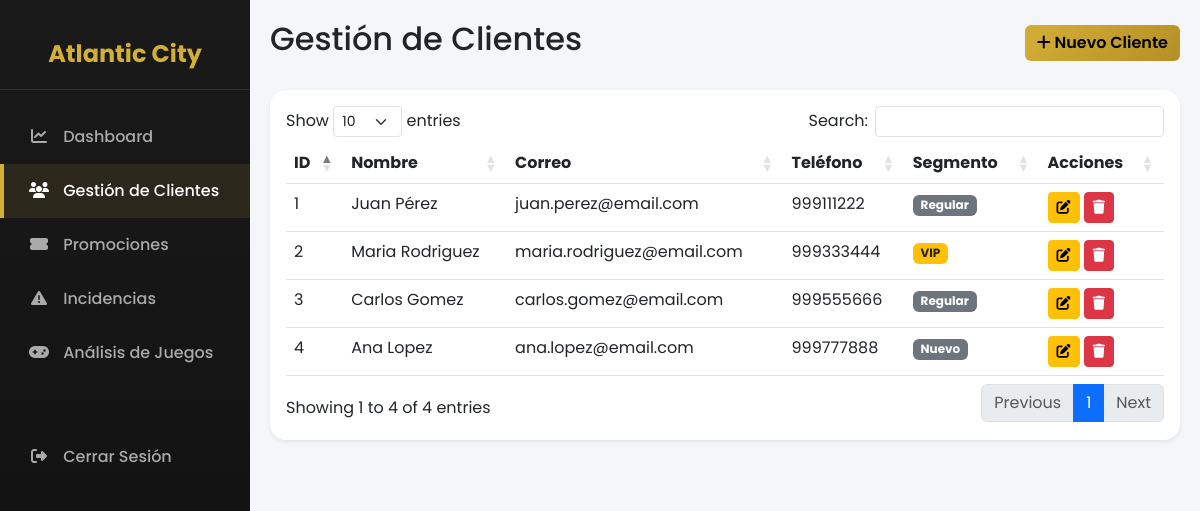
The app's page /views/clientes.php (signed in) with its own data.
### tables this page shows
CREATE TABLE Clientes (
    cliente_id INT AUTO_INCREMENT PRIMARY KEY,
    nombre VARCHAR(100) NOT NULL,
    direccion VARCHAR(255),
    correo VARCHAR(100) UNIQUE NOT NULL,
    telefono VARCHAR(20),
    preferencias TEXT,
    segmento VARCHAR(50),
    password VARCHAR(255) NOT NULL,  
    fecha_registro DATETIME DEFAULT CURRENT_TIMESTAMP
);

### views/clientes.php (the view, shortened to what this page needs)
<?php
$conn = Conexion::conectar();
$stmt = $conn->query("SELECT * FROM Clientes");
$clientes = $stmt->fetchAll(PDO::FETCH_ASSOC);
?>
<!DOCTYPE html>
<html lang="es">
<head>
    <link href="https://cdn.jsdelivr.net/npm/bootstrap@5.3.0/dist/css/bootstrap.min.css" rel="stylesheet">
    <link href="https://cdnjs.cloudflare.com/ajax/libs/font-awesome/6.4.0/css/all.min.css" rel="stylesheet">
    <link href="https://cdn.datatables.net/1.13.4/css/dataTables.bootstrap5.min.css" rel="stylesheet">
    <link href="https://cdn.jsdelivr.net/npm/sweetalert2@11/dist/sweetalert2.min.css" rel="stylesheet">
</head>
<body>
    <div class="sidebar">
        <div class="sidebar-header">
            <h3>Atlantic City</h3>
        </div>
        <ul class="sidebar-menu">
            <li><a href="admin_dashboard.php"><i class="fas fa-chart-line"></i> Dashboard</a></li>
            <li><a href="clientes.php" class="active"><i class="fas fa-users"></i> Gestión de Clientes</a></li>
            <li><a href="#"><i class="fas fa-ticket-alt"></i> Promociones</a></li>
            <li><a href="#"><i class="fas fa-exclamation-triangle"></i> Incidencias</a></li>
            <li><a href="#"><i class="fas fa-gamepad"></i> Análisis de Juegos</a></li>
            <li style="margin-top: 50px;"><a href="../auth/logout.php"><i class="fas fa-sign-out-alt"></i> Cerrar Sesión</a></li>
        </ul>
    </div>
    <div class="main-content">
        <div class="d-flex justify-content-between align-items-center mb-4">
            <h2>Gestión de Clientes</h2>
            <button class="btn btn-gold" data-bs-toggle="modal" data-bs-target="#clienteModal" onclick="resetForm()">
                <i class="fas fa-plus"></i> Nuevo Cliente
            </button>
        </div>
        <div class="card border-0 shadow-sm rounded-4">
            <div class="card-body">
                <table id="tablaClientes" class="table table-hover">
                    <thead>
                        <tr>
                            <th>ID</th>
                            <th>Nombre</th>
                            <th>Correo</th>
                            <th>Teléfono</th>
                            <th>Segmento</th>
                            <th>Acciones</th>
                        </tr>
                    </thead>
                    <tbody>
                        <?php foreach($clientes as $c): ?>
                        <tr>
                            <td><?php echo $c['cliente_id']; ?></td>
                            <td><?php echo htmlspecialchars($c['nombre']); ?></td>
                            <td><?php echo htmlspecialchars($c['correo']); ?></td>
                            <td><?php echo htmlspecialchars($c['telefono']); ?></td>
                            <td>
                                <span class="badge <?php echo $c['segmento'] == 'VIP' ? 'bg-warning text-dark' : 'bg-secondary'; ?>">
                                    <?php echo htmlspecialchars($c['segmento']); ?>
                                </span>
                            </td>
                            <td>
                                <button class="btn btn-sm btn-warning" onclick="editarCliente(<?php echo $c['cliente_id']; ?>)"><i class="fas fa-edit"></i></button>
                                <button class="btn btn-sm btn-danger" onclick="eliminarCliente(<?php echo $c['cliente_id']; ?>)"><i class="fas fa-trash"></i></button>
                            </td>
                        </tr>
                        <?php endforeach; ?>
                    </tbody>
                </table>
            </div>
        </div>
    </div>
</body>
</html>

### views/clientes.php (style rules this page uses)
body { font-family: 'Poppins', sans-serif; background-color: #f4f6f9; }
.sidebar { height: 100vh; width: 250px; position: fixed; top: 0; left: 0; background: linear-gradient(180deg, #1a1a1a 0%, #0f0f0f 100%); padding-top: 20px; color: #fff; z-index: 1000; }
.sidebar-header { text-align: center; padding: 20px; border-bottom: 1px solid rgba(255, 255, 255, 0.1); margin-bottom: 20px; }
.sidebar-header h3 { color: #d4af37; font-weight: 700; font-size: 1.5rem; margin: 0; }
.sidebar-menu { list-style: none; padding: 0; margin: 0; }
.sidebar-menu a { display: block; padding: 15px 25px; color: #aaa; text-decoration: none; transition: all 0.3s; font-weight: 500; border-left: 4px solid transparent; }
.sidebar-menu a:hover, .sidebar-menu a.active { color: #fff; background-color: rgba(212, 175, 55, 0.1); border-left-color: #d4af37; }
.sidebar-menu i { margin-right: 10px; width: 20px; text-align: center; }
.main-content { margin-left: 250px; padding: 20px; }
.btn-gold { background: linear-gradient(135deg, #d4af37 0%, #b48f26 100%); border: none; color: #000; font-weight: 600; }

### records on screen
clientes: cliente_id "1", nombre "Juan Pérez", correo "juan.perez@email.com", telefono "999111222", segmento "Regular"
clientes: cliente_id "2", nombre "Maria Rodriguez", correo "maria.rodriguez@email.com", telefono "999333444", segmento "VIP"
clientes: cliente_id "3", nombre "Carlos Gomez", correo "carlos.gomez@email.com", telefono "999555666", segmento "Regular"
clientes: cliente_id "4", nombre "Ana Lopez", correo "ana.lopez@email.com", telefono "999777888", segmento "Nuevo"
